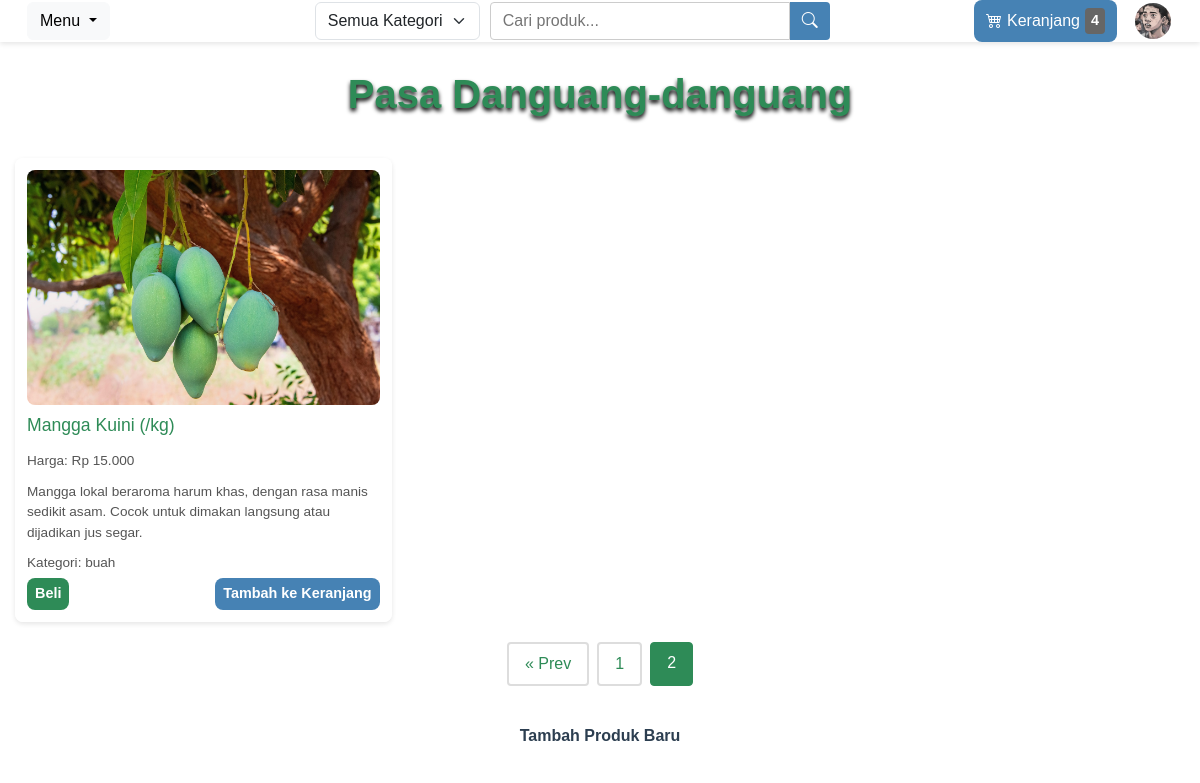
/index.php?page=2 (signed in), run on the app's committed database.
### tables this page shows
CREATE TABLE `users` (
  `id` int(11) NOT NULL,
  `nama` varchar(100) NOT NULL,
  `email` varchar(100) DEFAULT NULL,
  `password` varchar(100) DEFAULT NULL,
  `foto_profil` varchar(255) DEFAULT NULL,
  `role` enum('seller','buyer') NOT NULL DEFAULT 'buyer',
  `phone_number` varchar(15) DEFAULT NULL,
  `alamat` text DEFAULT NULL
);

CREATE TABLE `products` (
  `id` int(11) NOT NULL,
  `nama_produk` varchar(100) DEFAULT NULL,
  `harga` decimal(10,2) DEFAULT NULL,
  `kategori` enum('buah','sayur','minuman','bumbu') NOT NULL DEFAULT 'buah',
  `deskripsi` text DEFAULT NULL,
  `stok` int(11) DEFAULT NULL,
  `foto_produk` varchar(255) DEFAULT NULL,
  `seller_id` int(11) NOT NULL
);

### index.php (the view, shortened to what this page needs)
<?php
$host = "localhost";
$user = "root";
$pass = "";
$dbname = "ecommerce";
$conn = new mysqli($host, $user, $pass, $dbname);
$user_id = $_SESSION['user_id'] ?? 0;
$user_query = "SELECT foto_profil, role FROM users WHERE id = ?";
$stmt = $conn->prepare($user_query);
$stmt->bind_param("i", $user_id);
$stmt->execute();
$user_result = $stmt->get_result();
$user = $user_result->fetch_assoc();
$profile_picture = $user['foto_profil'] ?? 'default_profile.png';
$user_role = $user['role'] ?? 'buyer';
$cart_query = "SELECT SUM(quantity) AS total_items FROM cart WHERE user_id = ?";
$stmt = $conn->prepare($cart_query);
$stmt->bind_param("i", $user_id);
$stmt->execute();
$cart_result = $stmt->get_result();
$row = $cart_result->fetch_assoc();
$total_items = $row['total_items'] ?? 0;
$products_per_page = 16;
$page = isset($_GET['page']) ? (int)$_GET['page'] : 1;
$offset = ($page - 1) * $products_per_page;
$search = isset($_GET['search']) ? $_GET['search'] : '';
$count_query = "SELECT COUNT(*) as total FROM products WHERE 1=1";
$query = "SELECT * FROM products WHERE 1=1";
$params = [];
$types = '';
$stmt = $conn->prepare($count_query);
$stmt->execute();
$count_result = $stmt->get_result();
$total_products = $count_result->fetch_assoc()['total'];
$total_pages = ceil($total_products / $products_per_page);
$query .= " LIMIT ? OFFSET ?";
$params[] = $products_per_page;
$params[] = $offset;
$types .= 'ii';
$stmt = $conn->prepare($query);
if (!empty($params)) {
    $stmt->bind_param($types, ...$params);
}
$stmt->execute();
$result = $stmt->get_result();
?>
<!DOCTYPE html>
<html lang="en">
<head>
    <link rel="stylesheet" href="https://cdn.jsdelivr.net/npm/bootstrap-icons@1.11.3/font/bootstrap-icons.min.css">
    <link href="https://cdn.jsdelivr.net/npm/bootstrap@5.3.0/dist/css/bootstrap.min.css" rel="stylesheet">
</head>
<body>
    <nav class="navbar navbar-expand-lg navbar-custom">
        <div class="container-fluid">
            <div class="navbar-content">
                <div class="collapse navbar-collapse" id="menuCollapse">
                    <div class="dropdown">
                        <button class="btn btn-light dropdown-toggle" type="button" id="userDropdown" data-bs-toggle="dropdown" aria-expanded="false">
                            Menu
                        </button>
                    </div>
                </div>
                <div class="dropdown ms-1">
                    <form method="GET">
                        <select name="kategori" onchange="this.form.submit()" class="form-select">
                            <option value="">Semua Kategori</option>
                        </select>
                    </form>
                </div>
                <div class="search-form">
                    <form method="GET" style="display: flex; width: 100%;">
                        <input type="text" name="search" placeholder="Cari produk..." value="<?php echo htmlspecialchars($search); ?>">
                        <button type="submit"><i class="bi bi-search"></i></button>
                    </form>
                </div>
                <div class="d-flex align-items-center">
                    <a href="cart.php" class="navbar-cart-btn">
                        <i class="bi bi-cart4"></i>
                        <span class="cart-text">Keranjang</span>
                        <?php if ($total_items > 0): ?>
                            <span class="cart-badge"><?php echo $total_items; ?></span>
                        <?php endif; ?>
                    </a>
                    <div class="dropdown ms-3">
                        <img src="<?php echo htmlspecialchars($profile_picture); ?>" alt="Profile" class="profile-img" id="profileDropdown" data-bs-toggle="dropdown" aria-expanded="false">
                    </div>
                </div>
            </div>
        </div>
    </nav>
    <div class="container">
        <div class="header">
            <h1>Pasa Danguang-danguang</h1></h1>
        </div>
        <div class="product-grid">
            <?php
            if ($result->num_rows > 0) {
                while ($row = $result->fetch_assoc()) {
                    echo "<div class='product-card'>";
                    if (!empty($row['foto_produk'])) {
                        echo "<img src='uploads/" . htmlspecialchars($row['foto_produk']) . "' alt='" . htmlspecialchars($row['nama_produk']) . "'>";
                    }
                    echo "<h3>" . htmlspecialchars($row['nama_produk']) . "</h3>";
                    echo "<p>Harga: Rp " . number_format($row['harga'], 0, ',', '.') . "</p>";
                    echo "<p>" . htmlspecialchars($row['deskripsi']) . "</p>";
                    echo "<p>Kategori: " . htmlspecialchars($row['kategori']) . "</p>";
                    echo "<div class='btn-container'>";
                    echo "<a href='#' class='buy-btn' data-id='" . $row['id'] . "'>Beli</a>";
                    echo "<a href='#' class='cart-btn' data-id='" . $row['id'] . "'>Tambah ke Keranjang</a>";
                    echo "</div>";
                    echo "</div>";
                }
            } else {
                echo "<p>Tidak ada produk yang ditemukan.</p>";
            }
            ?>
        </div>
        <div class="pagination">
            <?php
            $base_url = "index.php?";
            if ($page > 1) {
                echo "<a href='" . $base_url . "page=" . ($page - 1) . "'>« Prev</a>";
            }
            for ($i = 1; $i <= $total_pages; $i++) {
                $active = ($i == $page) ? "active" : "";
                echo "<a href='" . $base_url . "page=" . $i . "' class='$active'>$i</a>";
            }
            ?>
        </div>
        <?php if ($user_role == 'seller'): ?>
            <a href="add_product.php" class="btn-link">Tambah Produk Baru</a>
        <?php endif; ?>
    </div>
</body>
</html>

### index.php (style rules this page uses)
body { font-family: Arial, sans-serif; margin: 0; padding: 0; padding-top: 70px; background-image: url('https://images.unsplash.com/photo-1638774264622-6d573c90ea8b?q=80&w=2001&auto=format&fit=crop&ixlib=rb-4.0.3&ixid=M3wxMjA3fDB8MHxwaG90by1wYWdlfHx8fGVufDB8fHx8fA%3D%3D'); background-size: cover; background-attachment: fixed; }
.navbar-custom { background-color: rgba(255, 255, 255, 0.95); box-shadow: 0 2px 5px rgba(0, 0, 0, 0.1); position: fixed; top: 0; width: 100%; z-index: 1000; padding: 0; }
.navbar-content { max-width: 1200px; margin: 0 auto; padding: 0 15px; display: flex; align-items: center; justify-content: space-between; width: 100%; flex-wrap: nowrap; }
.search-form { flex-grow: 1; display: flex; justify-content: center; margin: 0 10px; }
.search-form input { width: 100%; max-width: 400px; padding: 6px 12px; border: 1px solid #ccc; border-radius: 4px 0 0 4px; outline: none; }
.search-form button { padding: 6px 12px; background: #4682B4; color: white; border: none; border-radius: 0 4px 4px 0; cursor: pointer; }
.profile-img { width: 40px; height: 40px; border-radius: 50%; object-fit: cover; border: 2px solid #fff; }
.cart-btn, .navbar-cart-btn { background: #4682B4; color: white; text-decoration: none; display: inline-flex; align-items: center; justify-content: center; gap: 5px; padding: 8px 12px; border-radius: 8px; }
.cart-btn .cart-text, .navbar-cart-btn .cart-text { display: inline; }
.cart-badge { background: #666; color: white; border-radius: 4px; padding: 2px 6px; font-size: 0.9em; font-weight: bold; }
.container { max-width: 1200px; margin: 0 auto; padding: 0 15px; }
.header { display: flex; flex-direction: column; align-items: center; margin-bottom: 20px; text-align: center; }
h1 { color: #2E8B57; font-size: 40px; font-weight: bold; text-shadow: 0 3px 4px rgba(1, 1, 1, 1); margin: 0 0 20px; }
.product-grid { display: grid; grid-template-columns: repeat(4, 1fr); gap: 20px; margin-bottom: 20px; }
.product-card { background: rgba(255, 255, 255, 0.9); padding: 15px; border-radius: 8px; box-shadow: 0 2px 5px rgba(0, 0, 0, 0.1); text-align: left; display: flex; flex-direction: column; justify-content: space-between; }
.product-card img { max-width: 100%; height: auto; border-radius: 8px; }
.product-card h3 { color: #2E8B57; margin: 10px 0; font-size: 1.2em; }
.product-card p { margin: 5px 0; color: #555; font-size: 0.9em; }
.product-card .btn-container { margin-top: auto; display: flex; justify-content: space-between; gap: 5px; flex-wrap: wrap; }
.product-card a { display: inline-block; padding: 6px 10px; border-radius: 8px; text-decoration: none; font-weight: 600; transition: background 0.3s; }
.product-card a.buy-btn { background: #2E8B57; color: white; }
.product-card a.cart-btn { background: #4682B4; color: white; }
a.btn-link { display: block; text-align: center; margin-top: 20px; background: rgba(255, 255, 255, 0.5); color: #2c3e50; padding: 8px 12px; border-radius: 8px; text-decoration: none; font-weight: 600; transition: background 0.3s; }
.pagination { display: flex; justify-content: center; margin-top: 20px; margin-bottom: 30px; }
.pagination a { color: #2E8B57; padding: 8px 16px; text-decoration: none; border: 2px solid #ddd; margin: 0 4px; border-radius: 4px; }
.pagination a.active { background-color: #2E8B57; color: white; border: 1px solid #2E8B57; }
@media (max-width: 1200px) { .product-grid { grid-template-columns: repeat(3, 1fr); } }
@media (max-width: 1200px) { .product-card { padding: 12px; } }
@media (max-width: 1200px) { .product-card h3 { font-size: 1.1em; } }
@media (max-width: 1200px) { .product-card p { font-size: 0.85em; } }
@media (max-width: 1200px) { .product-card a { padding: 5px 8px; font-size: 0.9em; } }
@media (max-width: 1200px) { .search-form input { max-width: 300px; } }

### data on the page
users: foto_profil (picture)
products: foto_produk (picture), nama_produk "Mangga Kuini (/kg)", harga "15.000", deskripsi "Mangga lokal beraroma harum khas, dengan rasa manis sedikit asam. Cocok untuk dimakan langsung atau dijadikan jus segar.", kategori "buah"

### other printed values
$total_items "4"
